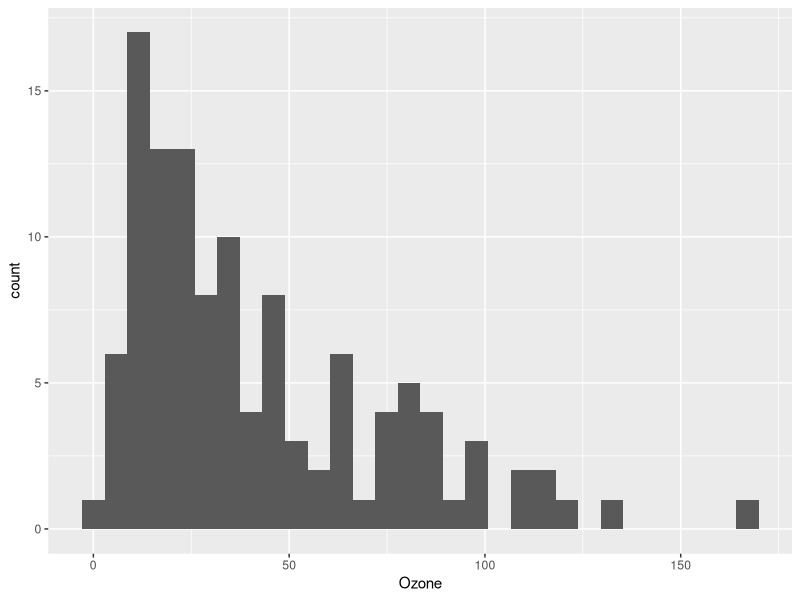
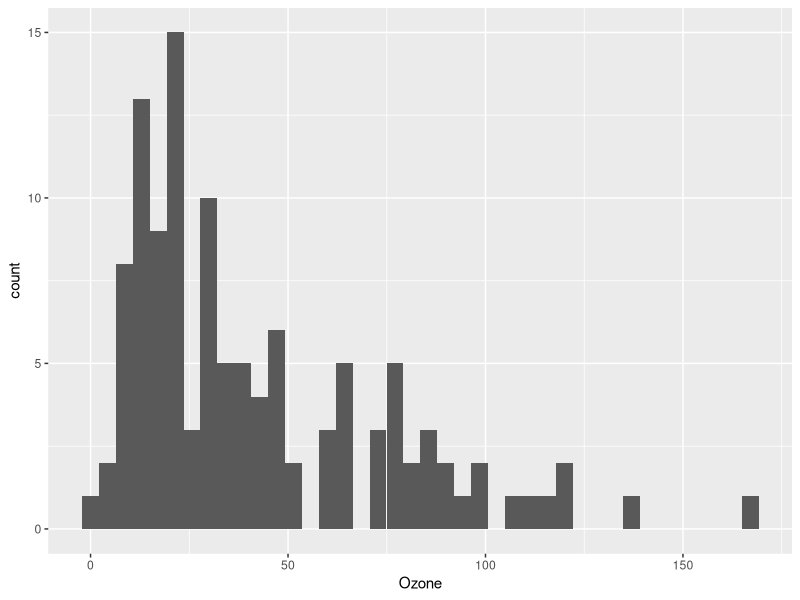
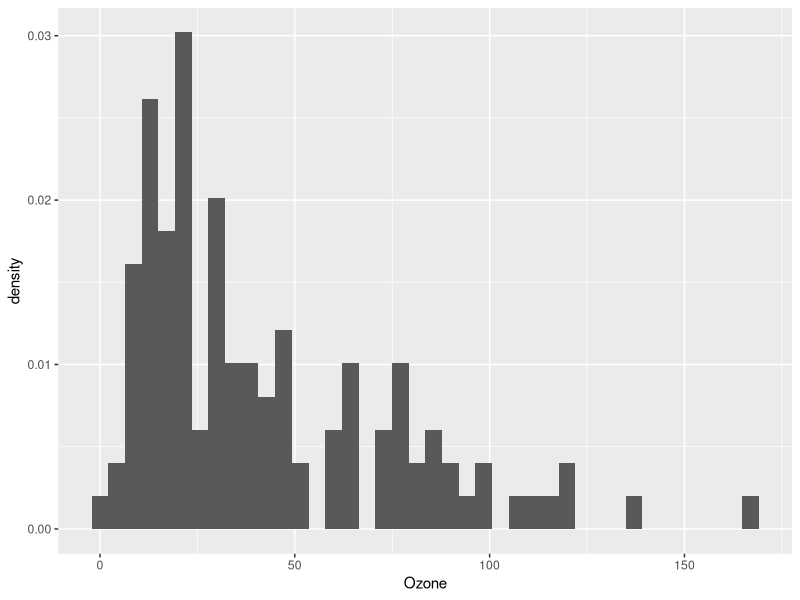
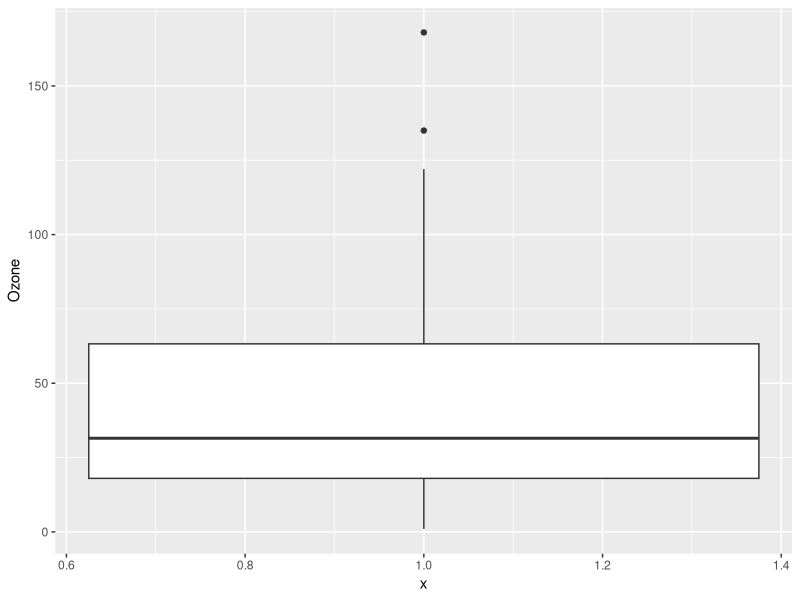
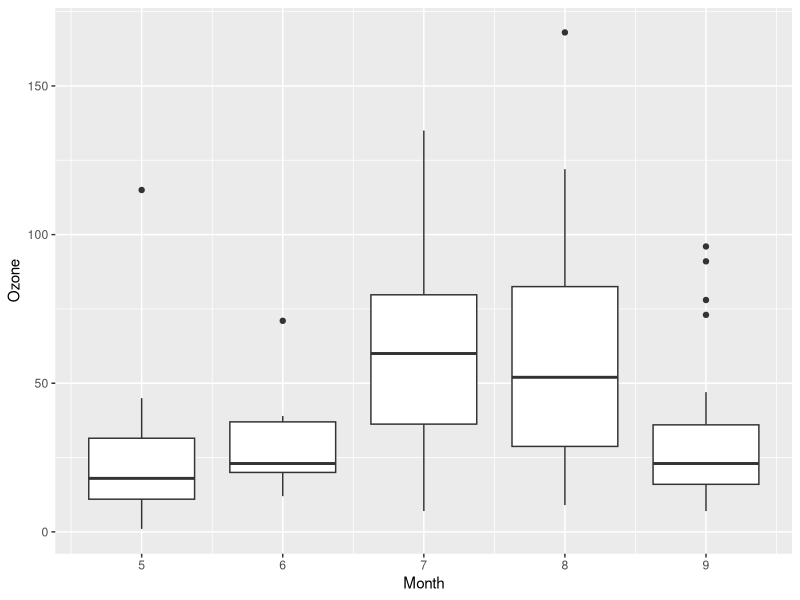
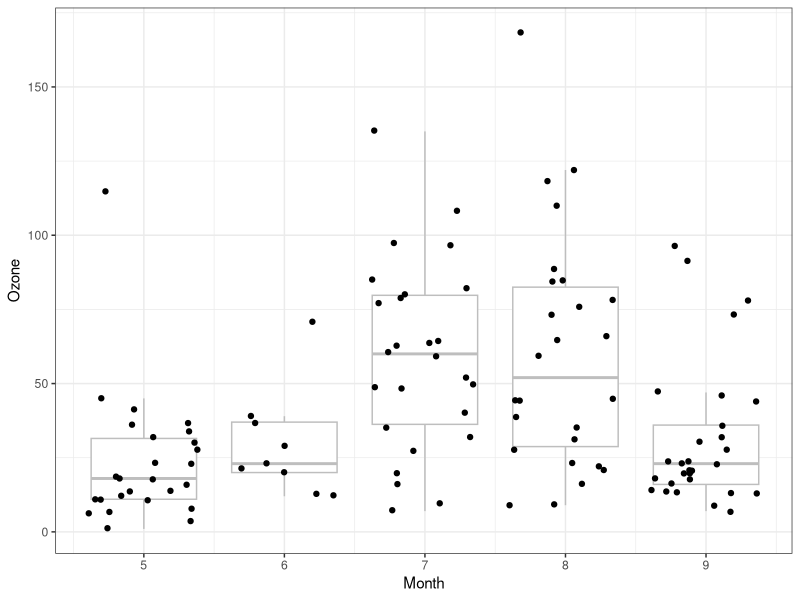
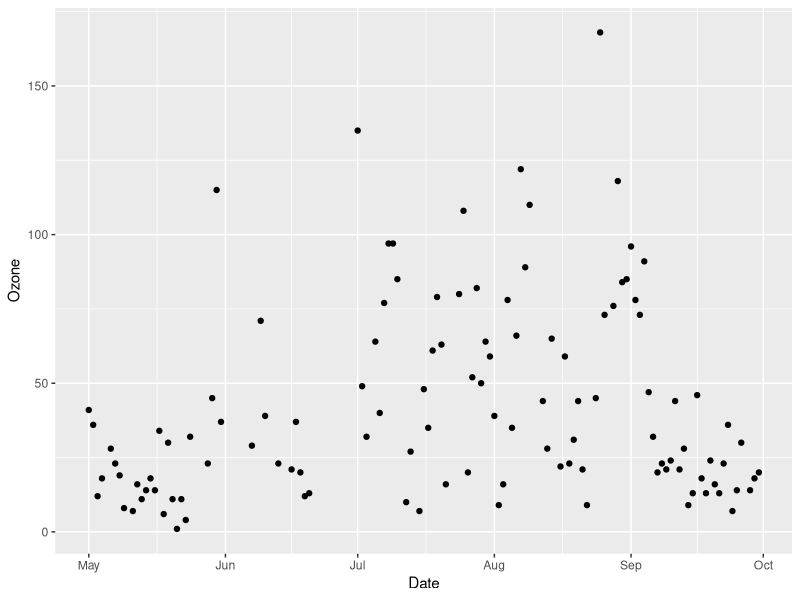
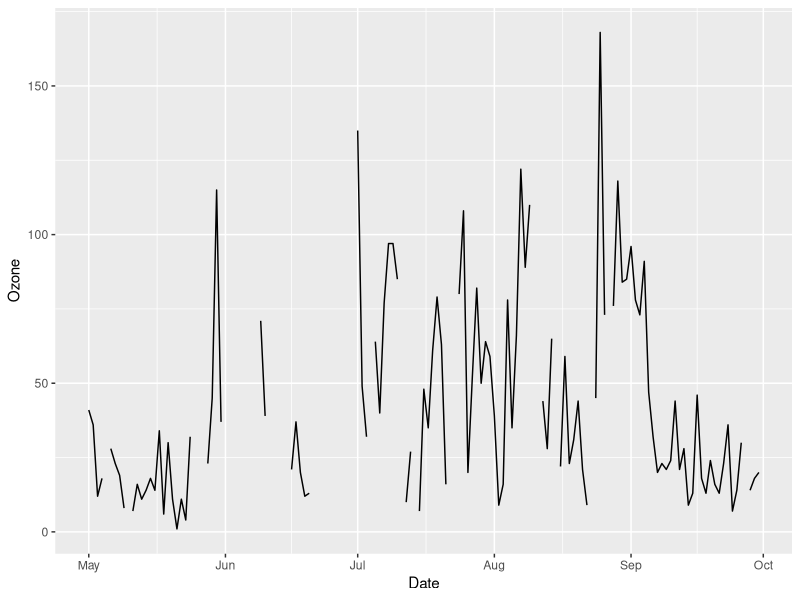

These figures' R source, in order:
## ---- eval=FALSE---------------------------------------------------------
## install.packages("tidyverse")

## ---- eval=FALSE---------------------------------------------------------
## install.packages(c("dplyr","tidyr","ggplot2"))

## ---- eval=FALSE---------------------------------------------------------
## library("dplyr")
## library("tidyr")
## library("ggplot2")

## ------------------------------------------------------------------------
library("tidyverse")

## ------------------------------------------------------------------------
dim(airquality)
head(airquality)
tail(airquality)
summary(airquality)

## ---- eval=FALSE---------------------------------------------------------
## ?airquality

## ------------------------------------------------------------------------
airquality <- airquality %>%
  mutate(Date = as.Date(paste("1973",Month,Day,sep="/"))) 

## ------------------------------------------------------------------------
ggplot(airquality,     # data.frame containing the data
       aes(x=Ozone)) + # a column name from the data.frame
  geom_histogram()     # create a histogram

## ------------------------------------------------------------------------
ggplot(airquality, aes(x=Ozone)) + 
  geom_histogram(bins = 40)

## ------------------------------------------------------------------------
ggplot(airquality, aes(x=Ozone)) + 
  geom_histogram(aes(y=..density..), bins = 40)

## ------------------------------------------------------------------------
ggplot(airquality,     
       aes(x=1,y=Ozone)) + 
  geom_boxplot()     

## ------------------------------------------------------------------------
ggplot(airquality,     
       aes(x=Month, y=Ozone, group=Month)) + 
  geom_boxplot()     

## ------------------------------------------------------------------------
ggplot(airquality,     
       aes(x=Month, y=Ozone, group=Month)) + 
  geom_boxplot(color='grey',                 # make the boxes not so obvious
               outlier.shape = NA) +         # remove outliers, 
  geom_jitter() +                            # because they get plotted here
  theme_bw()                                 # Change the theme to remove gray

## ------------------------------------------------------------------------
ggplot(airquality, aes(x = Date, y = Ozone)) +
  geom_point()

## ------------------------------------------------------------------------
ggplot(airquality, aes(x = Date, y = Ozone)) +
  geom_line()

## ------------------------------------------------------------------------
ggplot(airquality, aes(x = Solar.R, y = Ozone)) +
  geom_point()

## ------------------------------------------------------------------------
airquality_long <- airquality %>%
  select(-Month, -Day) %>%              # Remove these columns
  tidyr::gather(response, value, -Date)

## ------------------------------------------------------------------------
dim(airquality)
dim(airquality_long)

head(airquality_long)
summary(airquality_long)
table(airquality_long$response)

## ------------------------------------------------------------------------
ggplot(airquality_long, 
       aes(x = Date, y = value, 
           linetype = response,
           color = response, 
           group = response)) +
  geom_line()

## ------------------------------------------------------------------------
ggplot(airquality_long, aes(Date, value)) +
  geom_point() + 
  facet_wrap(~response)

## ------------------------------------------------------------------------
ggplot(airquality_long, aes(Date, value)) +
  geom_line() + 
  facet_wrap(~response,scales="free_y")

## ------------------------------------------------------------------------
airquality2 <- airquality_long %>%
  tidyr::spread(response, value)

## ------------------------------------------------------------------------
g <- ggplot(airquality2,
       aes(x = Temp, y = Wind)) +
  geom_point()

g # Then you can see the plot by just typing the object name

## ------------------------------------------------------------------------
g <- g +
  labs(x = "Temperature (F)",
       y = "Wind speed (mph)",
       title = "New York (May-September 1973)")

g

## ------------------------------------------------------------------------
g <- g + theme_bw()
g

## ------------------------------------------------------------------------
g <- g + geom_smooth(method="lm")
g

## ------------------------------------------------------------------------
ggplot(airquality2,
       aes(x = Temp, y = Wind)) +
  geom_point() +
  geom_smooth(method = "lm") + 
  labs(x = "Temperature (F)",
       y = "Wind speed (mph)",
       title = "New York (May-September 1973)") + 
  theme_bw()

## ----eval=FALSE----------------------------------------------------------
## ggsave(filename = "plot.png", plot = g, width = 5, height = 4)
